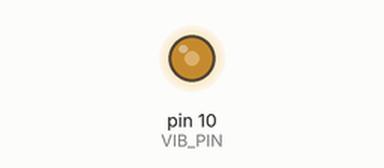
This sketch was run on a simulated Arduino Uno, built with avr-gcc and run on an emulated ATmega328P. Parts: output pins drawn as LEDs (lit = HIGH). What the sketch prints to the serial monitor is not drawn.

Above: at 0.1 s.
Timing chart, 0 to 40.0 s (numbered marks = the images above):
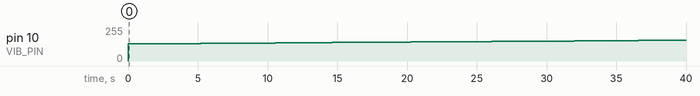

Measured:
- by itself, pin 10 (VIB_PIN): moves from 0/255 to 156/255 over 39.6 s

The sketch:

Vib_motor_2.ino
```cpp
// Lets make our vibration example, using PWM!
#define VIB_PIN 10 // Careful, here we have to use a pin that can be used for pwm.

int i = 127;       // Our counter for PWM, we declare it globally,
                   // So it lasts for the duration of the entire program.
                   // It starts in 127 since the vibration motor starts
                   // working from around 2 volts (so we start at 2.5v)

void setup() {
  // put your setup code here, to run once:
  pinMode(VIB_PIN, OUTPUT);
  Serial.begin(9600); // setting baud speed for Serial (a baud is a pulse)
  Serial.println("Lets start our pulsing vibration example!");
}

void loop() {

  // PWM takes values from 0 to 255, in our case, we want to make
  // a pulse effect, so we detect out of bounds behaviour and just
  // invert the direction of our counter, thus brightening and dimming.
  // We'll be using the upper bound of 255 since, the change in brightness
  // is not as noticeable from 80 to 255 as in the lower numbers (0 to 80)
  // so we're continuously going from 0 - 80 - 0 ... etc.

  if( i == 255)
    i = 127;

    i++;

    Serial.print("Vibration intensity (127 to 255):  ");
    Serial.println(i);
    analogWrite(VIB_PIN, i);
    delay(i*10); // in each step of pwm, we vibrate for i * 0.01 seconds
}
```
